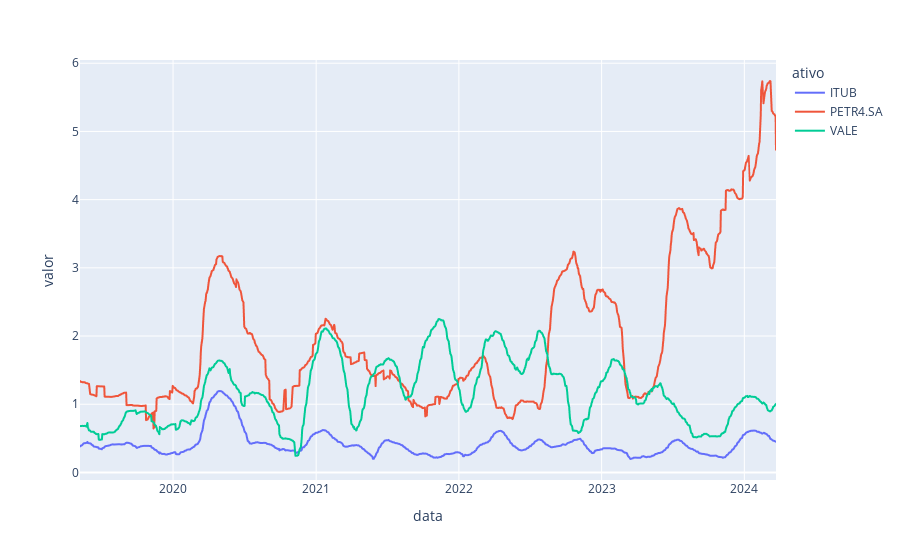

The notebook cell this image was saved under:
### Markdown cell above
#### 4. Monte um gráfico de linhas para os desvios padrão em janela móvel

### Code cell
df_des_graf = df_desvio.stack().reset_index()
df_des_graf.columns= ['data', 'ativo', 'valor']

fig_dp = px.line(df_des_graf, x='data', y='valor', color='ativo')
fig_dp.write_image('desvio_padrao.png')
fig_dp.show()

### Figure 1 — Plotly figure (JSON) as saved in the notebook; plotly's stock layout.template omitted (floating-point values rounded to 4 significant figures; data arrays with more than 128 entries replaced by an {"elided": "..."} marker saying what was removed)
{"data": [{"hovertemplate": "ativo=ITUB<br>data=%{x}<br>valor=%{y}<extra></extra>", "legendgroup": "ITUB", "line": {"color": "#636efa", "dash": "solid"}, "marker": {"symbol": "circle"}, "mode": "lines", "name": "ITUB", "showlegend": true, "type": "scattergl", "x": {"elided": "1259 str values"}, "xaxis": "x", "y": {"elided": "1259 float values"}, "yaxis": "y"}, {"hovertemplate": "ativo=PETR4.SA<br>data=%{x}<br>valor=%{y}<extra></extra>", "legendgroup": "PETR4.SA", "line": {"color": "#EF553B", "dash": "solid"}, "marker": {"symbol": "circle"}, "mode": "lines", "name": "PETR4.SA", "showlegend": true, "type": "scattergl", "x": {"elided": "1259 str values"}, "xaxis": "x", "y": {"elided": "1259 float values"}, "yaxis": "y"}, {"hovertemplate": "ativo=VALE<br>data=%{x}<br>valor=%{y}<extra></extra>", "legendgroup": "VALE", "line": {"color": "#00cc96", "dash": "solid"}, "marker": {"symbol": "circle"}, "mode": "lines", "name": "VALE", "showlegend": true, "type": "scattergl", "x": {"elided": "1259 str values"}, "xaxis": "x", "y": {"elided": "1259 float values"}, "yaxis": "y"}], "layout": {"legend": {"title": {"text": "ativo"}, "tracegroupgap": 0}, "margin": {"t": 60}, "xaxis": {"anchor": "y", "domain": [0, 1], "title": {"text": "data"}}, "yaxis": {"anchor": "x", "domain": [0, 1], "title": {"text": "valor"}}}}
